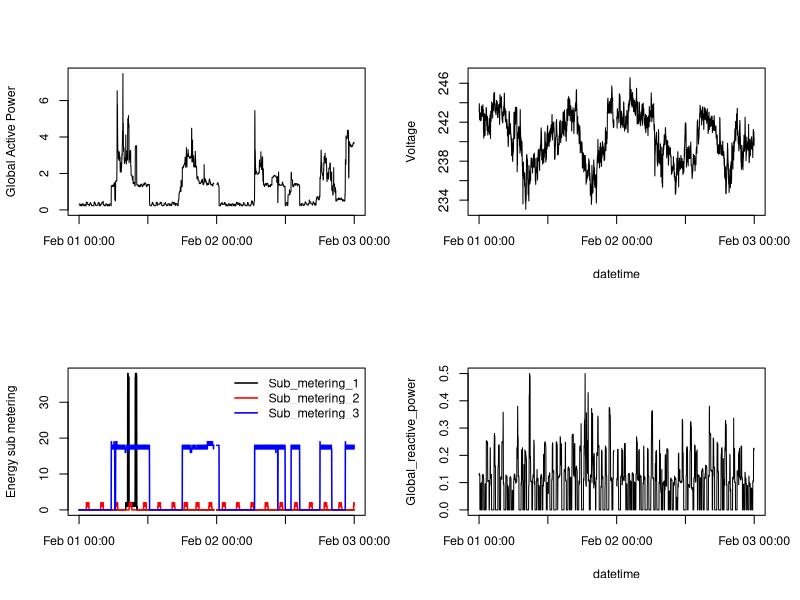

Write R code to recreate this figure.
# plot4.R - R code to generate plot4.png

# Read the data file (already limited to data for Feb. 1-2, 2007)
data <- read.csv("household_power_2days.txt", sep=";", stringsAsFactors=FALSE)

# Convert Time column to POSIXlt/POSIXct using date from the Date column
data$Time <- strptime(paste(data$Date, data$Time), "%d/%m/%Y %H:%M:%S")

# Create the plots
png(file="plot4.png", bg="transparent")  # png default size is 480x480
with(data, {
    par(mfrow=c(2,2))
    # Global Active Power - mostly default values, adjust font size
    plot(Time, Global_active_power, type="n", xlab="", 
         ylab="Global Active Power", cex.axis=0.9, cex.lab=0.9)
    lines(Time, Global_active_power)
    # Voltage - plot without y-axis, then add y-axis ticks/labels after
    plot(Time, Voltage, type="n", xlab="datetime", ylab="Voltage",
         ylim=c(233,247), yaxt="n", cex.axis=0.9, cex.lab=0.9)
    axis(side=2, at=seq(234,246,2), label=c("234","","238","","242","","246"))
    lines(Time, Voltage)
    # Energy sub metering - same settings as plot3, remove box from legend
    lw = c(1.5, 1.5, 1.5)  # use a slightly thicker line width
    plot(Time, Sub_metering_1, type="n", cex.axis=0.9, cex.lab=0.9, xlab="", 
         ylab="Energy sub metering")
    lines(Time, Sub_metering_1, lwd=lw)
    lines(Time, Sub_metering_2, col="red", lwd=lw)
    lines(Time, Sub_metering_3, col="blue", lwd=lw)
    legend("topright", col=c("black", "red", "blue"), lwd=lw, bty="n",
           legend=c("Sub_metering_1", "Sub_metering_2", "Sub_metering_3"),
           pt.cex=0.9, cex=0.9)
    # Global reactive power - adjust ylim for scale on y-axis
    plot(Time, Global_reactive_power, type="n", xlab="datetime", 
         ylim=c(0.0,0.5), cex.axis=0.9, cex.lab=0.9)
    lines(Time, Global_reactive_power)
})

dev.off()